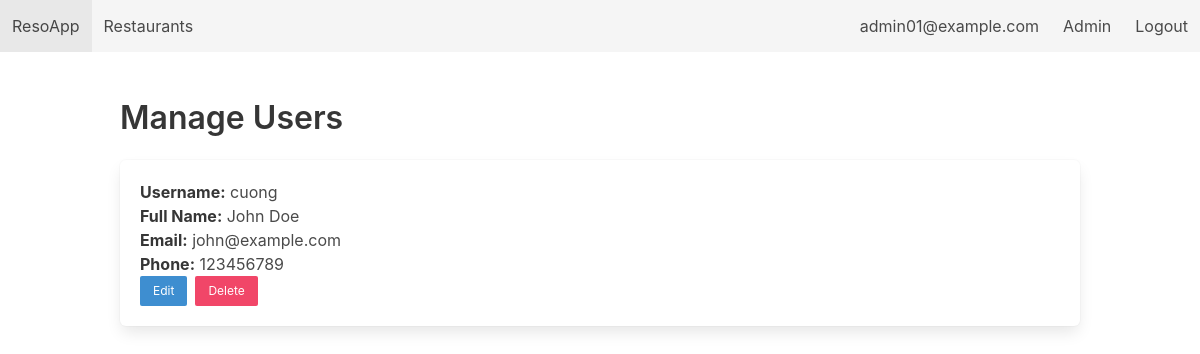
The app's page /admin/users (signed in) with its own data.
### tables this page shows
CREATE TABLE Customers (
        customer_id   INTEGER PRIMARY KEY AUTOINCREMENT,
        username      TEXT UNIQUE NOT NULL,
        password_hash TEXT NOT NULL,
        full_name     TEXT,
        email         TEXT UNIQUE NOT NULL,
        phone         TEXT,
        created_at    DATE DEFAULT (DATE('now'))
    );

### app.py (the view)
@app.route('/admin/users')
@login_required(role='admin')
def admin_manage_users():
    db = get_db()
    users = db.execute("SELECT * FROM Customers ORDER BY username ASC").fetchall()
    return render_template('admin_users.html', users=users)

### app.py (called while the page is built)
def get_db():
    if 'db' not in g:
        g.db = sqlite3.connect(DB_PATH, detect_types=sqlite3.PARSE_DECLTYPES)
        g.db.row_factory = sqlite3.Row
        g.db.execute("PRAGMA foreign_keys = ON;")
    return g.db

def login_required(role=None):
    def decorator(f):
        @wraps(f)
        def wrapper(*args, **kwargs):
            if 'user' not in session:
                flash("Please log in first.", "warning")
                return redirect(url_for('login'))
            if role == 'admin' and session.get('role') != 'admin':
                flash("Admin area. Access denied.", "danger")
                return redirect(url_for('index'))
            return f(*args, **kwargs)
        return wrapper
    return decorator

### templates/admin_users.html
{% extends "base.html" %} {% block content %}
<h2 class="title">Manage Users</h2>
{% for user in users %}
<div class="box">
  <p><strong>Username:</strong> {{ user['username'] }}</p>
  <p><strong>Full Name:</strong> {{ user['full_name'] }}</p>
  <p><strong>Email:</strong> {{ user['email'] }}</p>
  <p><strong>Phone:</strong> {{ user['phone'] }}</p>
  <div class="buttons">
    <a
      class="button is-small is-info"
      href="{{ url_for('admin_edit_user', uid=user['customer_id']) }}"
      >Edit</a
    >
    <form
      style="display: inline"
      method="post"
      action="{{ url_for('admin_delete_user', uid=user['customer_id']) }}"
      onsubmit="return confirm('Are you sure you want to delete this user? All their reservations will also be deleted.');"
    >
      <button class="button is-small is-danger">Delete</button>
    </form>
  </div>
</div>
{% else %}
<p>No customer accounts found.</p>
{% endfor %} {% endblock %}

### records on screen
Customers: username "cuong", full_name "John Doe", email "john@example.com", phone "123456789"

### other values on screen
{{ session.get('name') }} "admin01@example.com"
